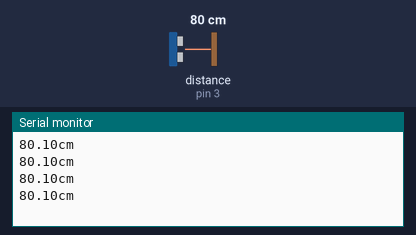
Simulated run of this sketch. Board: Arduino Uno, built with avr-gcc and run on an emulated ATmega328P. Shown: the last lines printed to the serial monitor. Wiring (inferred from the names in the program): ultrasonic range finder: trigger pin 2; echo pin 3. The inputs (shaded band) are chosen by the test bench; at power-on: distance to the obstacle (sensor on pin 3) 80 cm. The echo pulse lasts 58.3 µs per cm.

Above: at 1.2 s.
1.3 s: distance to the obstacle (sensor on pin 3) set to 2 cm
At 1.73 s:
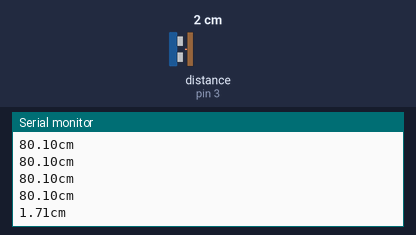
2.8 s: distance to the obstacle (sensor on pin 3) set to 4 cm
At 2.94 s:
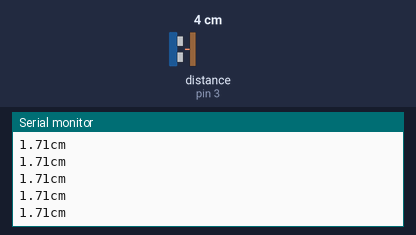
Timing chart, 0 to 5.8 s (numbered marks = the images above; inputs shaded):
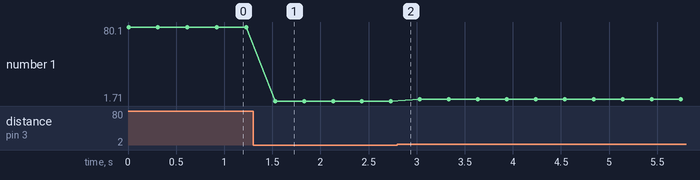

The sketch:

ultrasonic_sensor_2.ino
```cpp
void setup()
{
  Serial.begin(9600);
  pinMode(2,OUTPUT); // 센서 Trig 핀
  pinMode(3,INPUT); // 센서 Echo 핀
}

void loop()
{
  long duration;
  float cm;

  digitalWrite(2,HIGH); // 센서에 Trig 신호 입력
  delayMicroseconds(10); // 10us 정도 유지
  digitalWrite(2,LOW); // Trig 신호 off

  duration = pulseIn(3,HIGH); // Echo pin: HIGH->Low 간격을 측정
  cm = microsecondsToCentimeters(duration); // 거리(cm)로 변환

  //Serial.print(cm);
  Serial.print(cm, 2);// 소수점 이하 2자리까지 인쇄한다.
  Serial.print("cm");
  Serial.println();

  delay(300); // 0.3초 대기 후 다시 측정
}

float microsecondsToCentimeters(long microseconds)
{
  // The speed of sound is 340 m/s or 29 microseconds per centimeter.
  // The ping travels out and back, so to find the distance of the
  // object we take half of the distance travelled.
  return (float)microseconds / 29 / 2;
}
```

Measured:
- after the input at 1.3 s, the serial monitor: prints a new line after 0.23 s (image 1)
- plotted number 1: 80.1 → 1.71 after the input at 1.3 s, 1.71 → 3.71 after the input at 2.8 s
